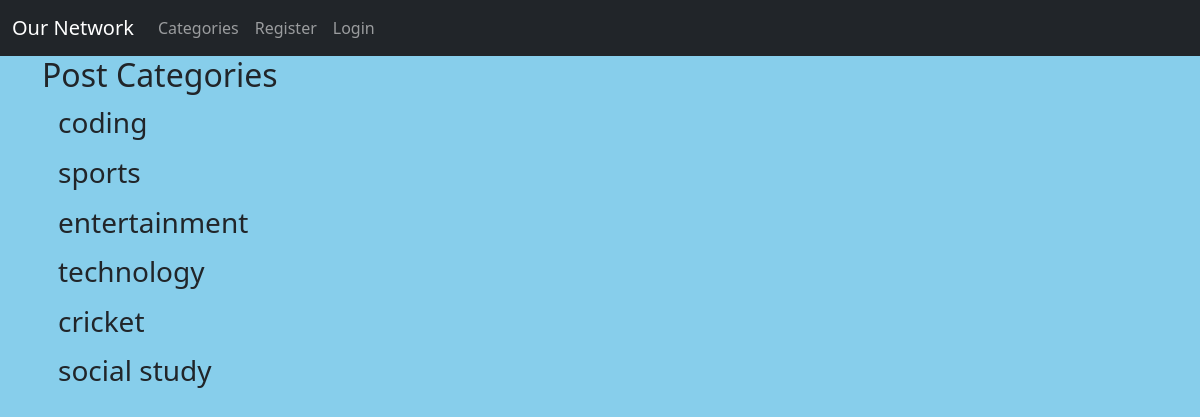
Screenshot of /category-list with the database file from the repository.
### theblog/models.py (models this page shows, shortened)
class Category(models.Model):
    name = models.CharField(max_length=255)
    def __str__(self):
        return self.name

### theblog/views.py (the view)
# urls.py: path('category-list', CategoryListView, name='category-list'),
def CategoryListView(request):
    cat_menu_list = Category.objects.all()
    return render(request, 'category_list.html', {'cat_menu_list':cat_menu_list})

### theblog/templates/category_list.html (shortened to what this page needs)
{% extends 'base.html' %}
{% block content %}
 <h2>Post Categories</h2>
   {% for item in cat_menu_list %}
           <h3><a class="dropdown-item" href="{% url 'category' item|slugify %}">
            {{ item }}</a></h3>
     {% endfor %}
{% endblock %}

### rows the page displays
Category: name "coding"
Category: name "sports"
Category: name "entertainment"
Category: name "technology"
Category: name "cricket"
Category: name "social study"
